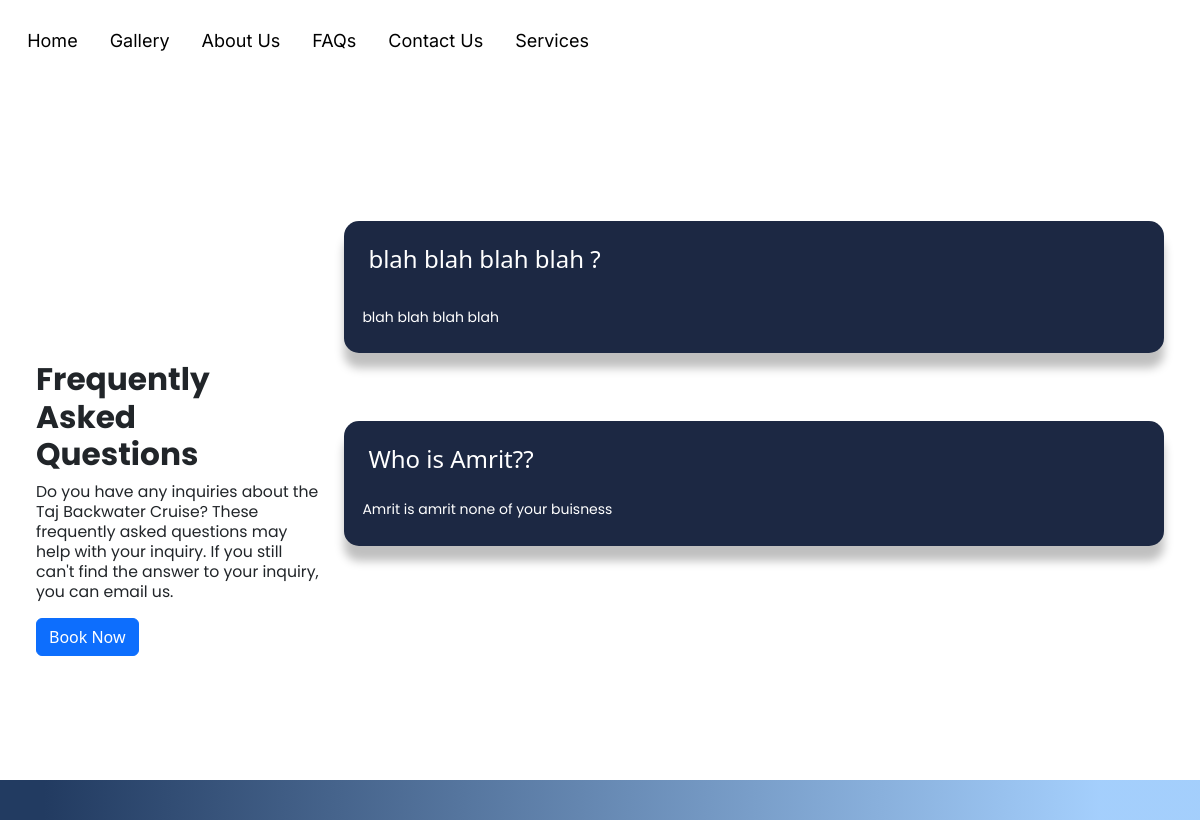
The app's page /faq/learnmore, older data.
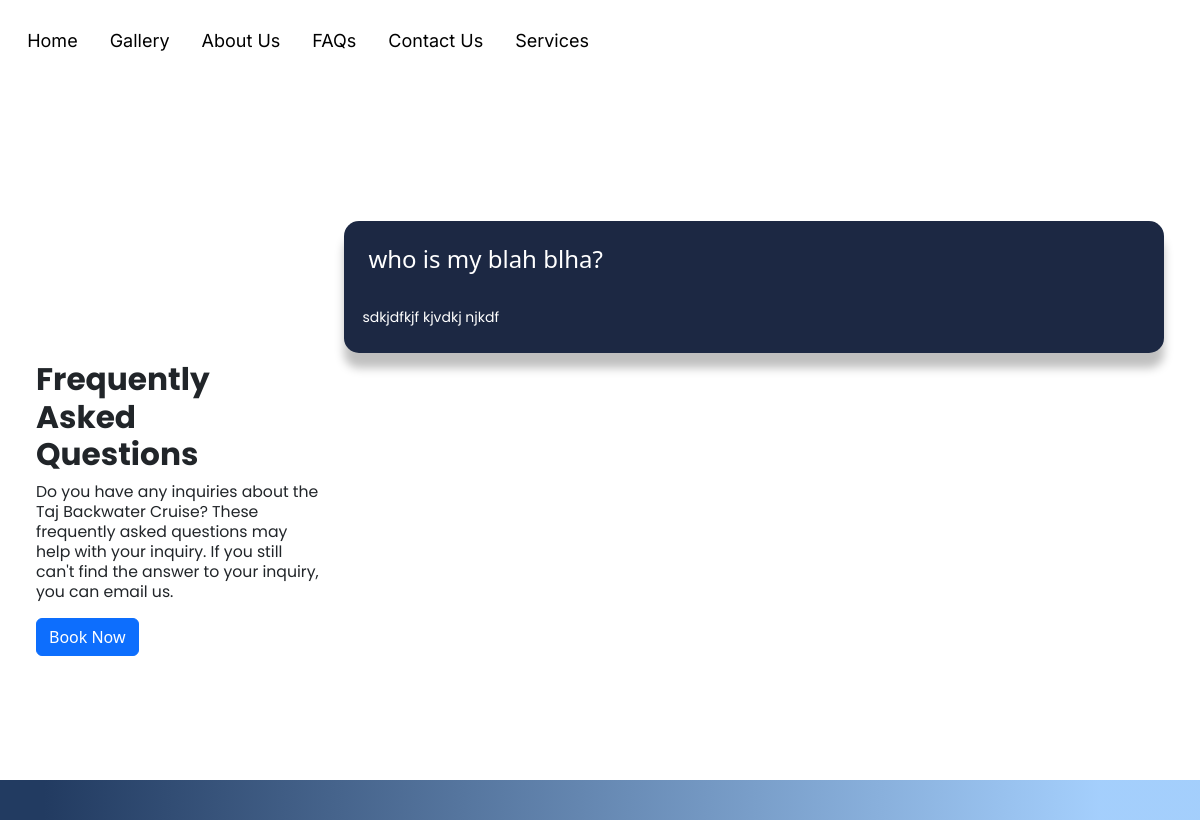
The same page, newer data.
### root/models.py (models this page shows)
class Faq(models.Model):
    question = models.TextField()
    answer = models.TextField()
    date = models.DateTimeField(auto_now=True)

### root/views.py (the view)
# urls.py: path('faq/learnmore', faq_page , name='Faq-learnmore'),
def faq_page(request):
    faqs = Faq.objects.all()
    return render(request, 'root/faqmobile.html',{'faqs':faqs})

### templates/root/faqmobile.html (shortened to what this page needs)
{% load static %}
<!DOCTYPE html>
<html lang="en">
<head>
    <link href="https://cdn.jsdelivr.net/npm/bootstrap@5.3.0-alpha1/dist/css/bootstrap.min.css" rel="stylesheet">
    <link rel="stylesheet" href="{% static 'css/faqmobile.css' %}">
    <link rel="stylesheet" href="{% static 'css/footer.css' %}">
</head>
<body>
          <nav class="navbar">
      <div class="navbar-links">
        <ul>
          <li><a href="{% url 'Home-Page' %}">Home</a></li>
          <li><a href="{% url 'Home-Page' %}#gallery">Gallery</a></li>
           <li><a href="{% url 'Home-Page' %}#aboutus">About Us</a></li>
           <li id="hide"><a href="{% url 'Faq-learnmore' %}">FAQs</a></li>
           <li><a href="{% url 'Home-Page' %}#contact">Contact Us</a></li>
           <li><a href="{% url 'service-page' %}">Services</a></li>
          </ul>
      </div>
    </nav>
    <div class="faq-sec" id="faq">
        <div class="flex">
         <div class="left">
             <h4>Frequently Asked Questions</h4>
             <p>Do you have any inquiries about the Taj Backwater Cruise? These frequently asked questions may help with your inquiry. If you still can't find the answer to your inquiry, you can email us.</p>
             <button type="button" class="btn btn-primary"><a href="{% url 'service-page' %}#list">Book Now</a></button>
            </div>
          <div class="right">
          {% for faq in faqs %}
            <div class="faqs">
              <div class="head">
                 <div class="heading">
                  <h4>{{faq.question}}?</h4>
                 </div>
              </div>
              <div class="cont" style="padding-left: 1.5vw;">
                <p>{{faq.answer}}</p>
              </div>
            </div>
            {% endfor %}
       </div>
    </div>
    <footer class="footer" style="bottom: -60px;"></footer>
</body>
</html>

Row changes from the older to the newer data that the page shows:
removed Faq: question "Who is Amrit?", answer "Amrit is amrit none of your buisness"
changed Faq: question "blah blah blah blah" → "who is my blah blha"; answer "blah blah blah blah" → "sdkjdfkjf kjvdkj njkdf"
